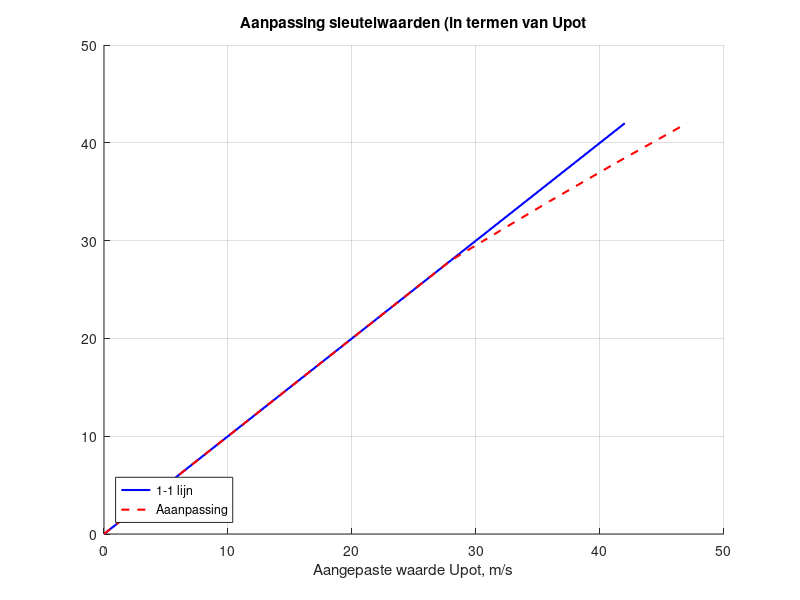

MATLAB code to generate this figure:
%% Script om sleutelwaarden database IJsselmeer aan te passen
% N.B. Markermeer wordt niet aangepast.

% Door:     Chris Geerse
% Datum:    2 september 2016.
% Project:  PR3280.20.

% Uitgangspunt zijn sleutelwaarden:
sleutelwaarden = [...
0
14
19
22
25
28
30
31
34
38
42];


%% Gegevens voor aanpassing Upot (mail Van Vledder 29 maart 2016):
% N.B. Deze waarden vervangen een eerdere relatie van Van Vledder
% waarin gegevens voor U10 werden vervangen.
% Maar we moeten dus Upot aanpassen; vandaar dat de berekeningen opnieuw
% worden gedaan.


GegevensVanVledder = [... 
   1.000   1.000 
   2.000   2.000 
   3.000   3.000 
   4.000   4.000 
   5.000   5.000 
   6.000   6.000 
   7.000   7.000 
   8.000   8.000 
   9.000   9.000 
  10.000  10.000 
  11.000  11.000 
  12.000  12.000 
  13.000  13.000 
  14.000  14.000 
  15.000  15.000 
  16.000  16.000 
  17.000  17.000 
  18.000  18.000 
  19.000  19.000 
  20.000  20.000 
  21.000  21.000 
  22.000  22.000 
  23.000  23.000 
  24.000  24.000 
  25.000  25.000 
  26.000  26.000 
  27.000  27.000 
  28.000  28.000 
  29.000  28.787 
  30.000  29.515 
  31.000  30.288 
  32.000  31.055 
  33.000  31.816 
  34.000  32.572 
  35.000  33.323 
  36.000  34.070 
  37.000  34.811 
  38.000  35.548 
  39.000  36.280 
  40.000  37.008 
  41.000  37.732 
  42.000  38.452 
  43.000  39.168 
  44.000  39.880 
  45.000  40.589 
  46.000  41.294 
  47.000  41.995 
  48.000  42.693 
  49.000  43.389 
  50.000  44.080 
  51.000  44.769 
  52.000  45.455 
  53.000  46.138 
  54.000  46.818 
  55.000  47.495 
  56.000  48.170 
  57.000  48.842 
  58.000  49.511 
  59.000  50.178 
  60.000  50.842];

% N.B. Bij oude sleutelwaarde moet juist een HOGERE windsnelheid komen (let 
% dus op de volgorde van de te interpoleren kolommen):
sleutelwaardenNieuwOpUpot = interp1(GegevensVanVledder(:,2), GegevensVanVledder(:,1), sleutelwaarden, 'linear', 'extrap');
Tabel                     = [sleutelwaarden, sleutelwaardenNieuwOpUpot];
disp('Nieuwe sleutelwaarden bij aanpassing Upot')
Tabel

figure
grid on; hold on
plot(Tabel(:,1), Tabel(:,1),'b','linewidth', 1.5)
plot(Tabel(:,2), Tabel(:,1),'r--','linewidth', 1.5)
title('Aanpassing sleutelwaarden (in termen van Upot')
legend('1-1 lijn', 'Aaanpassing','location', 'SouthWest')
xlabel('Upot, m/s')
xlabel('Aangepaste waarde Upot, m/s')


%% N.B. Ton Botterhuis heeft in de vervolganalyse al met de nieuwe gegevens
% gerekend, zie PR3249.10 ijsselmeer en markermeer. 
% Daarbij heeft hij de sleutelwaarden voor de
% oude relatie vervangen door de nieuwe (zie onder).
% Maar straks worden deze nieuwe gegevens alleen gebruikt voor het
% IJsselmeer en niet voor het Markermeer.
%
% Omzetting sleutelwaarden door Ton, gebruikt in PR3249.10.
% UPDATE Resultaat SET s3 = 30.6 WHERE s3=30; 
% UPDATE Resultaat SET s3 = 31.9 WHERE s3=31.4; 
% UPDATE Resultaat SET s3 = 35.9 WHERE s3=35.6; 
% UPDATE Resultaat SET s3 = 41.3 WHERE s3=41.4; 
% UPDATE Resultaat SET s3 = 47.0 WHERE s3=47.6;
%
% Maar we gaan in het vervolg de omrekening doen op basis van de originele
% sleutelwaarden, berekend in Tabel.